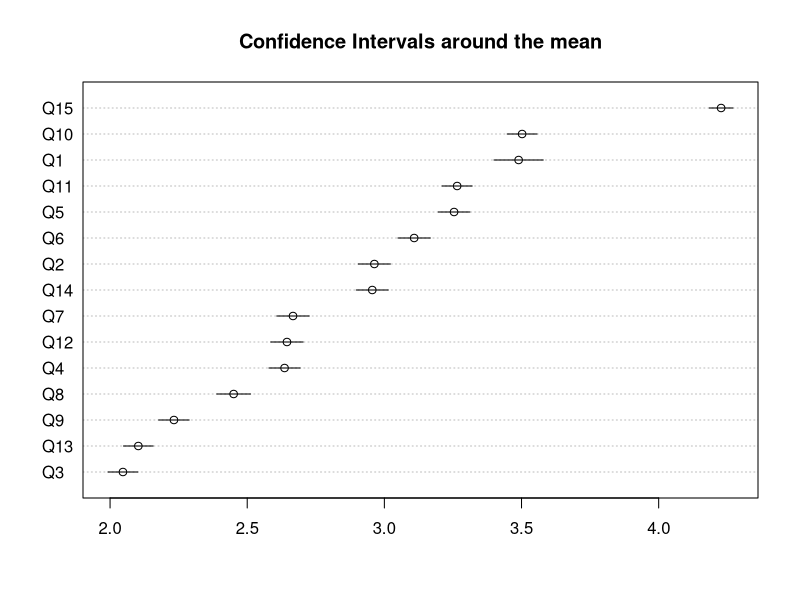
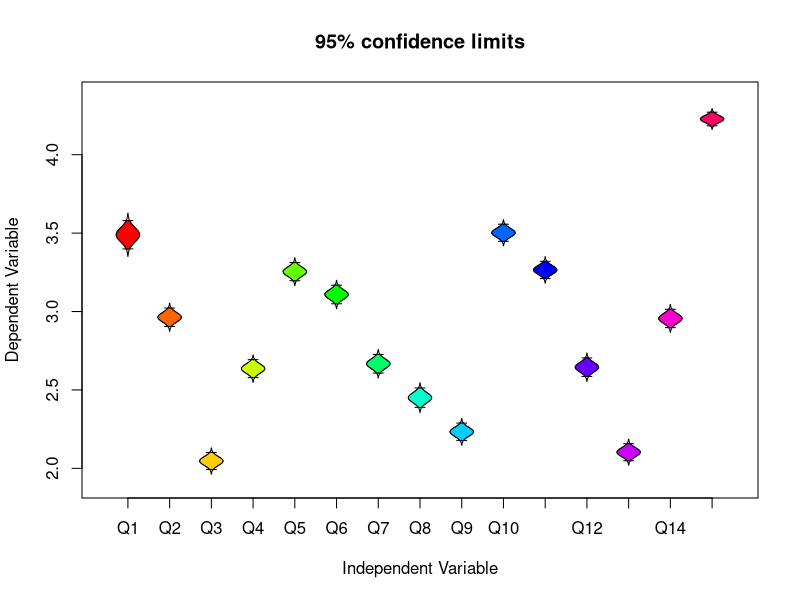
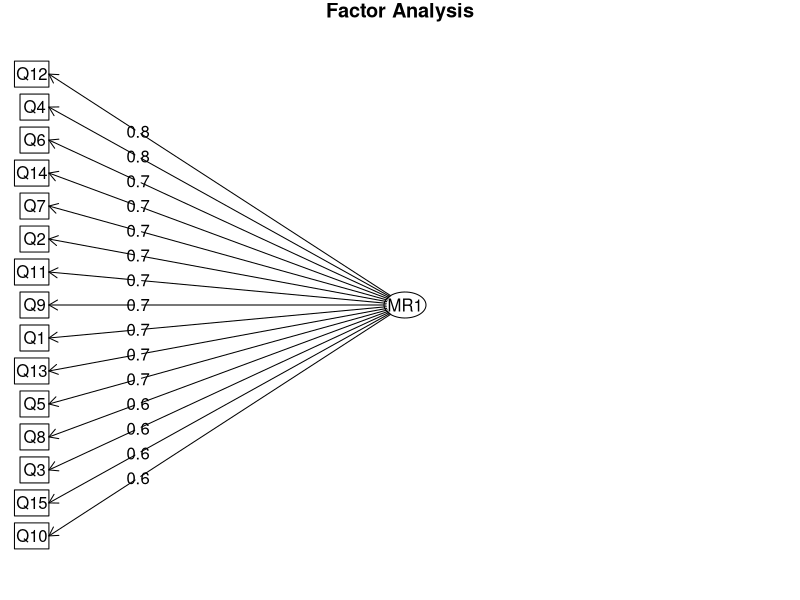
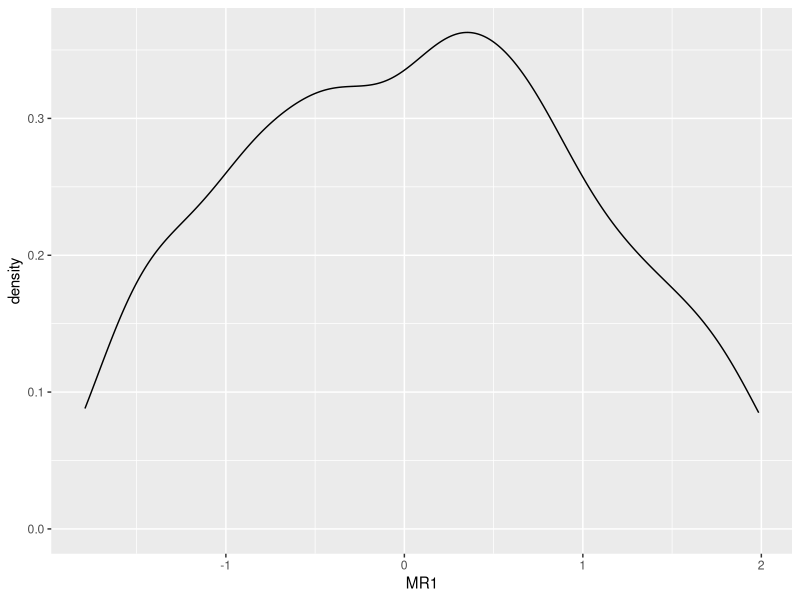
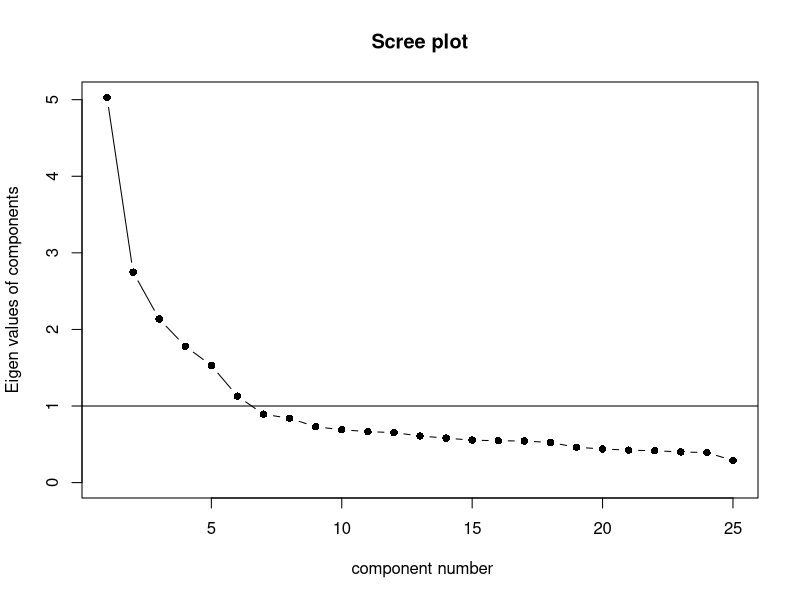
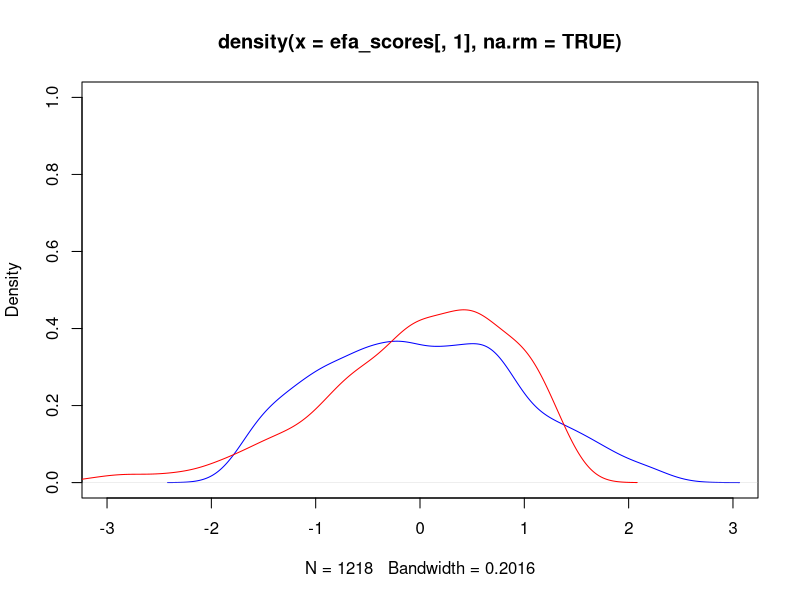

R code for these plots, in order:
## ---- chunk 1
library(psych)
library(tidyverse)
library(readxl)
library(sem) # for CFA

gcbs <- read_excel('gcbs.xlsx') %>%
  mutate_all(as.integer) %>%
  as.data.frame()

str(gcbs)
## ---- chunk 2
describe(gcbs)

error.dots(gcbs)
error.bars(gcbs)
## ---- chunk 3
# Establish two sets of indices to split the dataset
N <- nrow(gcbs)
indices <- seq(1, N)
indices_EFA <- sample(indices, floor((.5*N)))
indices_CFA <- indices[!(indices %in% indices_EFA)]

# Use those indices to split the dataset into halves for your EFA and CFA
gcbs_EFA <- gcbs[indices_EFA, ]
gcbs_CFA <- gcbs[indices_CFA, ]
## ---- chunk 4
describe(gcbs_EFA)
describe(gcbs_CFA)
## ---- chunk 5
lowerCor(gcbs_EFA)
## ---- chunk 6
correlation_test <- corr.test(gcbs_EFA, use = "pairwise.complete.obs")

correlation_test$p
correlation_test$ci # r is the correlation value
## ---- chunk 7
psych::alpha(gcbs_EFA)
## ---- chunk 8
splitHalf(gcbs_EFA)
## ---- chunk 9
efa_model <- fa(gcbs_EFA)

efa_model
## ---- chunk 10
# matrix
efa_model$loadings

# path diagram:
fa.diagram(efa_model)
## ---- chunk 11
# getting idea of the original data
head(gcbs)
rowSums(head(gcbs_EFA))

# looking at first few lines of factor scores
head(efa_model$scores)
rowSums(head(efa_model$scores))

# summary stats of scores:
summary(efa_model$scores)

scores <- efa_model$scores

scores %>%
  as_tibble() %>%
  ggplot(aes(x = MR1)) +
  geom_density()
## ---- chunk 12
data(bfi)

bfi_raw <- bfi
head(bfi_raw)

bfi <- bfi_raw %>%
  select(-gender, -education, -age)


N <- nrow(bfi)
indices <- seq(1, N)
indices_EFA_bfi <- sample(indices, floor((.5*N)))
indices_CFA_bfi <- indices[!(indices %in% indices_EFA)]

# Use those indices to split the dataset into halves for your EFA and CFA
bfi_EFA <- bfi[indices_EFA_bfi, ]
bfi_CFA <- bfi[indices_CFA_bfi, ]
## ---- chunk 13
bfi_efa_cor <- cor(bfi_EFA, use = "pairwise.complete.obs")
eingvals <- eigen(bfi_efa_cor)

eingvals$values

scree(bfi_efa_cor, factors = FALSE)
## ---- chunk 14
efa_model <- fa(bfi_EFA, nfactors = 6)
## ---- chunk 15
efa_model

efa_model$loadings
## ---- chunk 16
head(efa_model$scores)
## ---- chunk 17
efa_model

# 1. chi square is sig which is bad(unsurprising given sample size)
# 2. TLI = 0.911 which is good
# 3. RMSEA: 0.02 which is good
# 4. BIC -531.45 (can't evaluate how good it is)
## ---- chunk 18
bfi_theory <- fa(bfi_EFA, nfactors = 5)
bfi_eigen <- fa(bfi_EFA, nfactors = 6)

bfi_theory$BIC # -276
bfi_eigen$BIC # -531
## ---- chunk 19
efa_syn <- structure.sem(efa_model)

efa_syn
## ---- chunk 20
# Set up syntax specifying which items load onto each factor
theory_syn_eq <- "
AGE: A1, A2, A3, A4, A5
CON: C1, C2, C3, C4, C5
EXT: E1, E2, E3, E4, E5
NEU: N1, N2, N3, N4, N5
OPE: O1, O2, O3, O4, O5
"

# Feed the syntax in to have variances and covariances automatically added
theory_syn <- cfa(text = theory_syn_eq, 
                  reference.indicators = FALSE)

theory_syn
## ---- chunk 21
theory_cfa <- sem(theory_syn, data = bfi_CFA)

summary(theory_cfa)
## ---- chunk 22
options(fit.indices = c("CFI", "GFI", "RMSEA", "BIC"))

summary(theory_cfa)
## ---- chunk 23
summary(theory_cfa)$BIC
## ---- chunk 24
theory_cfa_scores <- fscores(theory_cfa)

head(theory_cfa_scores)
## ---- chunk 25
# View the first five rows of the EFA loadings
efa_model$loadings[1:5,]

# View the first five loadings from the CFA estimated from the EFA results
summary(theory_cfa)$coeff[1:5,]
## ---- chunk 26
efa_scores <- efa_model$scores # getting scores for the efa model of the bfi_EFA dataset

cfa_scores_diff <- fscores(theory_cfa, data = bfi_EFA) # using CFA model to get EFA data results


plot(density(efa_scores[, 1], na.rm = TRUE),
     xlim = c(-3, 3), ylim = c(0, 1), col = "blue") # blue line for the efa model
lines(density(cfa_scores_diff[, 1], na.rm = TRUE),
     xlim = c(-3, 3), ylim = c(0, 1), col = "red") # red line is the scores for the cfa model
## ---- chunk 27
theory_syn_add <- "
AGE: A1, A2, A3, A4, A5
CON: C1, C2, C3, C4, C5
EXT: E1, E2, E3, E4, E5, N4
NEU: N1, N2, N3, N4, N5, E3
OPE: O1, O2, O3, O4, O5
"

# now convertin to sem-compatible syntax
theory_syn_2 <- cfa(text = theory_syn_add, reference.indicators = FALSE)


# run CFA with revised syntax
theory_cfa_add <- sem(theory_syn_2, data = bfi_CFA)
## ---- chunk 28
anova(theory_cfa, theory_cfa_add)
## ---- chunk 29
summary(theory_cfa)$CFI
summary(theory_cfa_add)$CFI # higher which is good!

summary(theory_cfa)$RMSEA
summary(theory_cfa_add)$RMSEA # slight improvmenet (lower), but still not at 0.05.

summary(theory_cfa)$BIC
summary(theory_cfa_add)$BIC # lower (which is better)
## ---- chunk 30
theory_syn_delete <- "
AGE: A1, A2, A3, A4, A5
CON: C1, C2, C3, C4, C5
EXT: E1, E2, E3, E4, E5
NEU: N1, N2, N3, N4, N5
OPE: O1, O2, O3, O5
"

theory_syn_3 <- cfa(text = theory_syn_delete, reference.indicators = FALSE)

theory_cfa_delete <- sem(theory_syn_3, data = bfi_CFA)
## ---- chunk 31
summary(theory_cfa_delete) # none of our indicators are good enough


summary(theory_cfa_delete)$CFI # better fit
summary(theory_cfa)$CFI

summary(theory_cfa_delete)$RMSEA # slightly better fit
summary(theory_cfa)$RMSEA

summary(theory_cfa_delete)$BIC # better fit
summary(theory_cfa)$BIC
